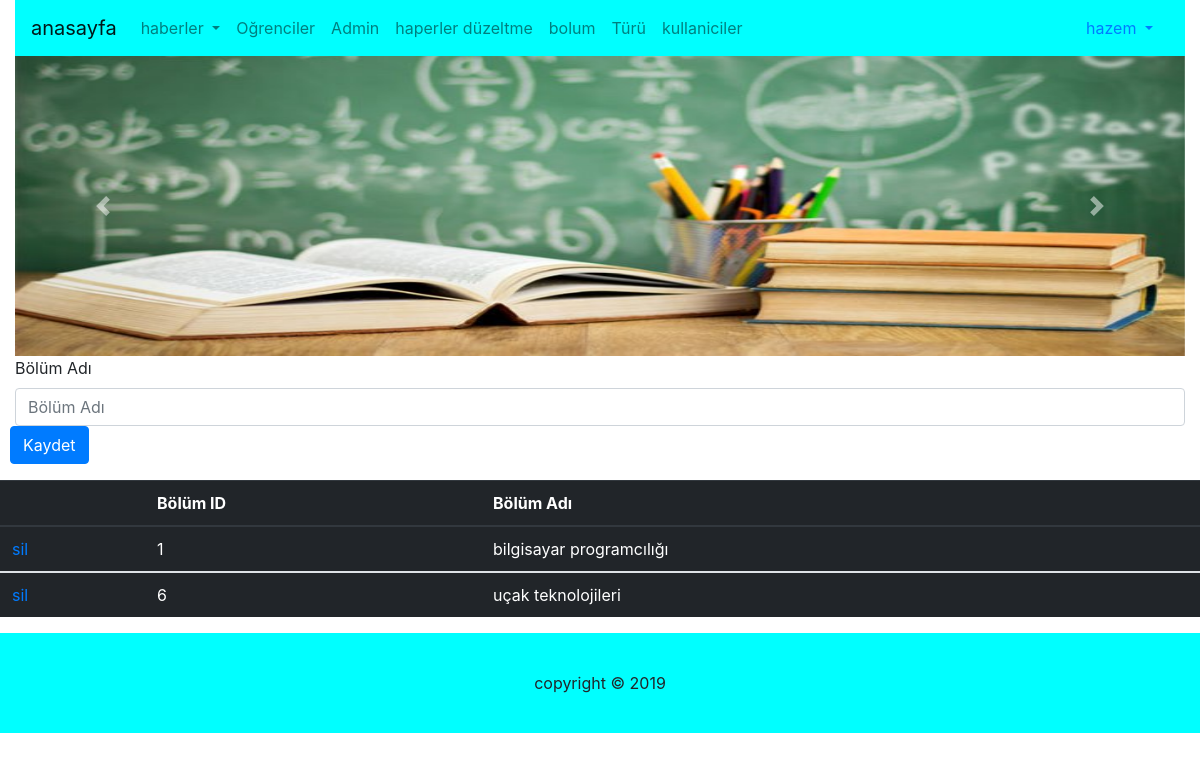
The page /bolum.php?kullaniciadi=hazem (signed in) on the database its author committed.
### tables this page shows
CREATE TABLE `kullanici` (
  `TC_NO` int(11) NOT NULL,
  `KULLANICI_ADI` varchar(50) NOT NULL,
  `SIFRE` varchar(50) NOT NULL,
  `E_POSTA` varchar(50) NOT NULL,
  `ADI` varchar(20) NOT NULL,
  `SOYADI` varchar(20) NOT NULL,
  `TELEFON` varchar(12) NOT NULL
);

CREATE TABLE `bolum` (
  `BOLUM_ID` int(11) NOT NULL,
  `BOLUM_ADI` varchar(30) NOT NULL
);

### bolum.php (the view, shortened to what this page needs)
<?php include("header.php"); ?>
<?php include("adminustMenu.php"); ?>
<?php include("slider.php"); ?>
<?php
echo '<div class="container-fluid">
	<div class="row">
		<div class="col-12">
			<form action="" method="POST">
				<div class="form-row">
					<div class="col-12">
						<label for="validationDefault01">Bölüm Adı</label>
						<input type="text" class="form-control" name="Adı" placeholder="Bölüm Adı" value="" required>
					</div>
					<input type="submit" class="btn btn-primary" name="kyd" value="Kaydet"/>
				</div>
			</form>
		</div>
	</div>
</div>';
			$sql = mysql_query("select
				* from bolum");
				echo '<table class="table table-dark">
					<thead>
						<tr>
							<th scope="col"></th>
							<th scope="col">Bölüm ID</th>
							<th scope="col">Bölüm Adı</th>
						</tr>
					</thead>';
				while($dizi = mysql_fetch_array($sql))
				{
					echo '<tbody>
						<tr>
							<td><a href="?kullaniciadi='.$kuladi.'&sil='.$dizi["BOLUM_ID"].'">sil</a></td>
							<td>'.$dizi["BOLUM_ID"].'</td>
							<td>'.$dizi["BOLUM_ADI"].'</td>
						</tr>
					</tbody>
				';
				}
				?></table>
<?php include("footer.php"); ?>

### adminustMenu.php (shortened to what this page needs)
<div class="container-fluid" >
	<div class="row">
		<div class="col-12">
		<?php
		$kuladi = $_GET["kullaniciadi"];
				$sql1 = mysql_query("select
				*
			from kullanici where KULLANICI_ADI='$kuladi'");
			while($diz = mysql_fetch_array($sql1))
				{
				echo '<nav class="navbar navbar-expand-lg navbar-light" style="background-color:aqua;">
				<a class="navbar-brand" href="admin.php?kullaniciadi='.$kuladi.'">anasayfa</a>
				<button class="navbar-toggler" type="button" data-toggle="collapse" data-target="#navbarNavDropdown" aria-controls="navbarNavDropdown" aria-expanded="false" aria-label="Toggle navigation">
					<span class="navbar-toggler-icon"></span>
				</button>
				<div class="collapse navbar-collapse" id="navbarNavDropdown">
					<ul class="navbar-nav">
						<li class="nav-item dropdown">
							<a class="nav-link dropdown-toggle" href="#" id="navbarDropdownMenuLink" role="button" data-toggle="dropdown" aria-haspopup="true" aria-expanded="false">
							haberler
							</a>
							<div class="dropdown-menu" aria-labelledby="navbarDropdownMenuLink">';
							echo'</div>
						</li>
						<li class="nav-item">
							<a class="nav-link" href="ogrenciler.php?kullaniciadi='.$kuladi.'">Oğrenciler</a>
						</li>
						<li class="nav-item">
							<a class="nav-link" href="kullaniciler.php?kullaniciadi='.$kuladi.'">Admin</a>
						</li>
						<li class="nav-item">
							<a class="nav-link" href="adminhaperler.php?kullaniciadi='.$kuladi.'">haperler düzeltme</a>
						</li>
						<li class="nav-item">
							<a class="nav-link" href="bolum.php?kullaniciadi='.$kuladi.'">bolum </a>
						</li>
						<li class="nav-item">
							<a class="nav-link" href="turu.php?kullaniciadi='.$kuladi.'">Türü</a>
						</li>
						<li class="nav-item">
							<a class="nav-link" href="kull.php?kullaniciadi='.$kuladi.'">kullaniciler</a>
						</li>
					</ul>
				</div>
				<ul class="nav justify-content-end">
					<li class="nav-item dropdown">
						<a class="nav-link dropdown-toggle" href="#" id="navbarDropdownMenuLink" role="button" data-toggle="dropdown" aria-haspopup="true" aria-expanded="false">
							'.$diz["KULLANICI_ADI"].'
						</a>
						<div class="dropdown-menu" aria-labelledby="navbarDropdownMenuLink">
								<a class="dropdown-item" href="adminayarlar.php?kullaniciadi='.$kuladi.'">Ayarlar</a>
								<a class="dropdown-item" href="cikis.php">Çıkış</a>
						</div>
					</li>
				</ul>
					</nav>';
				}
			?>
		</div>
	</div>
</div>

### stil/stil.css (style rules this page uses)
body { margin: 0 auto ; }

### rows shown on the page
kullanici: KULLANICI_ADI "hazem"
bolum: BOLUM_ID "1", BOLUM_ADI "bilgisayar programcılığı"
bolum: BOLUM_ID "6", BOLUM_ADI "uçak teknolojileri"
